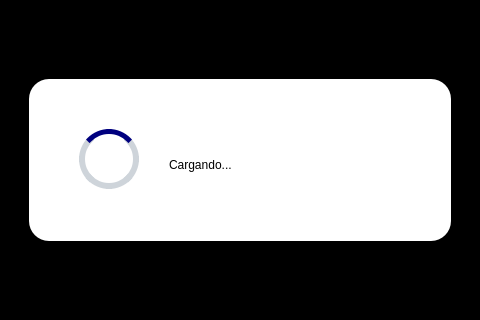
<?xml version="1.0" encoding="UTF-8"?>
<ui version="4.0">
 <class>Form</class>
 <widget class="QWidget" name="Form">
  <property name="geometry">
   <rect>
    <x>0</x>
    <y>0</y>
    <width>480</width>
    <height>320</height>
   </rect>
  </property>
  <property name="windowTitle">
   <string>Form</string>
  </property>
  <widget class="QLabel" name="lblOpacity">
   <property name="geometry">
    <rect>
     <x>0</x>
     <y>0</y>
     <width>480</width>
     <height>320</height>
    </rect>
   </property>
   <property name="styleSheet">
    <string notr="true">background-color: black;</string>
   </property>
   <property name="text">
    <string/>
   </property>
  </widget>
  <widget class="QWidget" name="WidgetInfo" native="true">
   <property name="enabled">
    <bool>true</bool>
   </property>
   <property name="geometry">
    <rect>
     <x>29</x>
     <y>79</y>
     <width>422</width>
     <height>162</height>
    </rect>
   </property>
   <property name="styleSheet">
    <string notr="true">border-radius: 20px;
background-color: white;</string>
   </property>
   <widget class="QLabel" name="LabelInfo">
    <property name="geometry">
     <rect>
      <x>140</x>
      <y>40</y>
      <width>241</width>
      <height>91</height>
     </rect>
    </property>
    <property name="styleSheet">
     <string notr="true">font: 12pt &quot;Poppins&quot;;
background-color: transparent;
</string>
    </property>
    <property name="text">
     <string>Cargando...</string>
    </property>
   </widget>
   <widget class="QLabel" name="IconInfo">
    <property name="geometry">
     <rect>
      <x>50</x>
      <y>50</y>
      <width>60</width>
      <height>60</height>
     </rect>
    </property>
    <property name="styleSheet">
     <string notr="true">border: 6px solid #ced4da;
border-radius:  30px;
border-top: 5px solid #00007f;</string>
    </property>
    <property name="text">
     <string/>
    </property>
   </widget>
  </widget>
 </widget>
 <resources/>
 <connections/>
</ui>
